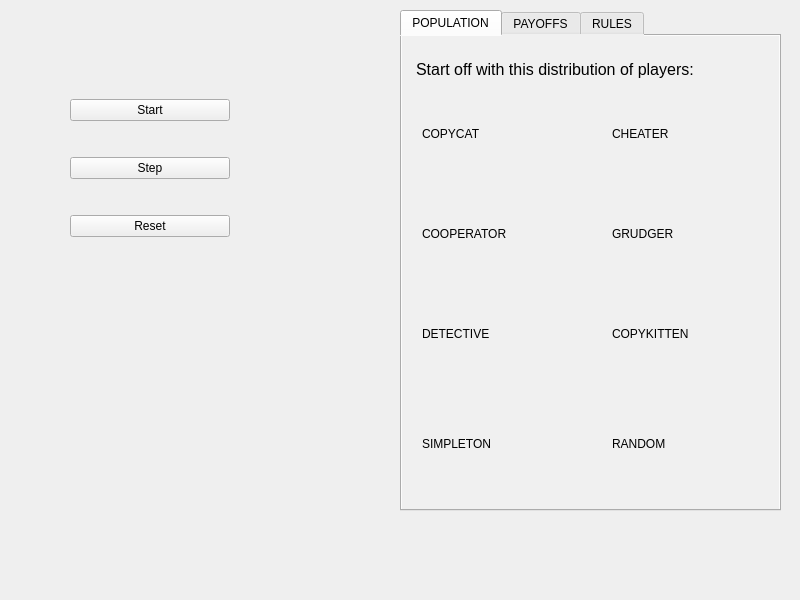
<?xml version="1.0" encoding="UTF-8"?>
<ui version="4.0">
 <class>pg_allplayers</class>
 <widget class="QWidget" name="pg_allplayers">
  <property name="geometry">
   <rect>
    <x>0</x>
    <y>0</y>
    <width>800</width>
    <height>600</height>
   </rect>
  </property>
  <property name="windowTitle">
   <string>Form</string>
  </property>
  <widget class="QTabWidget" name="tabWidget">
   <property name="geometry">
    <rect>
     <x>400</x>
     <y>10</y>
     <width>381</width>
     <height>501</height>
    </rect>
   </property>
   <property name="styleSheet">
    <string notr="true">background-color: rgb(240, 240, 240);</string>
   </property>
   <property name="currentIndex">
    <number>0</number>
   </property>
   <widget class="QWidget" name="tab">
    <attribute name="title">
     <string>POPULATION</string>
    </attribute>
    <widget class="QTextEdit" name="textEdit">
     <property name="geometry">
      <rect>
       <x>10</x>
       <y>20</y>
       <width>361</width>
       <height>41</height>
      </rect>
     </property>
     <property name="contextMenuPolicy">
      <enum>Qt::DefaultContextMenu</enum>
     </property>
     <property name="styleSheet">
      <string notr="true">background-color: rgb(240, 240, 240);
font: 9pt &quot;Segoe Print&quot;;</string>
     </property>
     <property name="frameShape">
      <enum>QFrame::NoFrame</enum>
     </property>
     <property name="html">
      <string>&lt;!DOCTYPE HTML PUBLIC &quot;-//W3C//DTD HTML 4.0//EN&quot; &quot;http://www.w3.org/TR/REC-html40/strict.dtd&quot;&gt;
&lt;html&gt;&lt;head&gt;&lt;meta name=&quot;qrichtext&quot; content=&quot;1&quot; /&gt;&lt;meta charset=&quot;utf-8&quot; /&gt;&lt;style type=&quot;text/css&quot;&gt;
p, li { white-space: pre-wrap; }
hr { height: 1px; border-width: 0; }
li.unchecked::marker { content: &quot;\2610&quot;; }
li.checked::marker { content: &quot;\2612&quot;; }
&lt;/style&gt;&lt;/head&gt;&lt;body style=&quot; font-family:'Segoe Print'; font-size:9pt; font-weight:400; font-style:normal;&quot;&gt;
&lt;p style=&quot; margin-top:0px; margin-bottom:0px; margin-left:0px; margin-right:0px; -qt-block-indent:0; text-indent:0px;&quot;&gt;&lt;span style=&quot; font-size:12pt;&quot;&gt;Start off with this distribution of players:&lt;/span&gt;&lt;/p&gt;&lt;/body&gt;&lt;/html&gt;</string>
     </property>
    </widget>
    <widget class="slider" name="widget" native="true">
     <property name="geometry">
      <rect>
       <x>10</x>
       <y>70</y>
       <width>165</width>
       <height>73</height>
      </rect>
     </property>
     <widget class="QLabel" name="label">
      <property name="geometry">
       <rect>
        <x>10</x>
        <y>20</y>
        <width>61</width>
        <height>16</height>
       </rect>
      </property>
      <property name="styleSheet">
       <string notr="true">
font: 9pt &quot;Segoe Print&quot;;</string>
      </property>
      <property name="text">
       <string>COPYCAT</string>
      </property>
     </widget>
     <widget class="QLabel" name="label_9">
      <property name="geometry">
       <rect>
        <x>-10</x>
        <y>-20</y>
        <width>51</width>
        <height>61</height>
       </rect>
      </property>
      <property name="autoFillBackground">
       <bool>false</bool>
      </property>
      <property name="styleSheet">
       <string notr="true">image: url(:/image/hat_copycat.png);</string>
      </property>
      <property name="text">
       <string/>
      </property>
      <property name="alignment">
       <set>Qt::AlignBottom|Qt::AlignJustify</set>
      </property>
     </widget>
     <zorder>label_9</zorder>
     <zorder>label</zorder>
    </widget>
    <widget class="slider" name="widget_2" native="true">
     <property name="geometry">
      <rect>
       <x>200</x>
       <y>70</y>
       <width>165</width>
       <height>73</height>
      </rect>
     </property>
     <widget class="QLabel" name="label_2">
      <property name="geometry">
       <rect>
        <x>10</x>
        <y>20</y>
        <width>61</width>
        <height>16</height>
       </rect>
      </property>
      <property name="styleSheet">
       <string notr="true">
font: 9pt &quot;Segoe Print&quot;;</string>
      </property>
      <property name="text">
       <string>CHEATER</string>
      </property>
     </widget>
     <widget class="QLabel" name="label_10">
      <property name="geometry">
       <rect>
        <x>0</x>
        <y>-10</y>
        <width>51</width>
        <height>61</height>
       </rect>
      </property>
      <property name="autoFillBackground">
       <bool>false</bool>
      </property>
      <property name="styleSheet">
       <string notr="true">image: url(:/image/hat_cheater.png);</string>
      </property>
      <property name="text">
       <string/>
      </property>
      <property name="alignment">
       <set>Qt::AlignBottom|Qt::AlignJustify</set>
      </property>
     </widget>
     <zorder>label_10</zorder>
     <zorder>label_2</zorder>
    </widget>
    <widget class="slider" name="widget_3" native="true">
     <property name="geometry">
      <rect>
       <x>10</x>
       <y>170</y>
       <width>165</width>
       <height>73</height>
      </rect>
     </property>
     <widget class="QLabel" name="label_3">
      <property name="geometry">
       <rect>
        <x>10</x>
        <y>20</y>
        <width>91</width>
        <height>16</height>
       </rect>
      </property>
      <property name="styleSheet">
       <string notr="true">
font: 9pt &quot;Segoe Print&quot;;</string>
      </property>
      <property name="text">
       <string>COOPERATOR</string>
      </property>
     </widget>
     <widget class="QLabel" name="label_11">
      <property name="geometry">
       <rect>
        <x>-20</x>
        <y>-10</y>
        <width>51</width>
        <height>61</height>
       </rect>
      </property>
      <property name="autoFillBackground">
       <bool>false</bool>
      </property>
      <property name="styleSheet">
       <string notr="true">image: url(:/image/hat_cooperator.png);</string>
      </property>
      <property name="text">
       <string/>
      </property>
      <property name="alignment">
       <set>Qt::AlignBottom|Qt::AlignJustify</set>
      </property>
     </widget>
     <zorder>label_11</zorder>
     <zorder>label_3</zorder>
    </widget>
    <widget class="slider" name="widget_4" native="true">
     <property name="geometry">
      <rect>
       <x>200</x>
       <y>170</y>
       <width>165</width>
       <height>73</height>
      </rect>
     </property>
     <widget class="QLabel" name="label_4">
      <property name="geometry">
       <rect>
        <x>10</x>
        <y>20</y>
        <width>71</width>
        <height>16</height>
       </rect>
      </property>
      <property name="styleSheet">
       <string notr="true">
font: 9pt &quot;Segoe Print&quot;;</string>
      </property>
      <property name="text">
       <string>GRUDGER</string>
      </property>
     </widget>
     <widget class="QLabel" name="label_12">
      <property name="geometry">
       <rect>
        <x>-20</x>
        <y>-10</y>
        <width>51</width>
        <height>61</height>
       </rect>
      </property>
      <property name="autoFillBackground">
       <bool>false</bool>
      </property>
      <property name="styleSheet">
       <string notr="true">image: url(:/image/hat_grudger.png);</string>
      </property>
      <property name="text">
       <string/>
      </property>
      <property name="alignment">
       <set>Qt::AlignBottom|Qt::AlignJustify</set>
      </property>
     </widget>
     <zorder>label_12</zorder>
     <zorder>label_4</zorder>
    </widget>
    <widget class="slider" name="widget_5" native="true">
     <property name="geometry">
      <rect>
       <x>10</x>
       <y>270</y>
       <width>165</width>
       <height>73</height>
      </rect>
     </property>
     <widget class="QLabel" name="label_5">
      <property name="geometry">
       <rect>
        <x>10</x>
        <y>20</y>
        <width>71</width>
        <height>16</height>
       </rect>
      </property>
      <property name="styleSheet">
       <string notr="true">
font: 9pt &quot;Segoe Print&quot;;</string>
      </property>
      <property name="text">
       <string>DETECTIVE</string>
      </property>
     </widget>
     <widget class="QLabel" name="label_13">
      <property name="geometry">
       <rect>
        <x>0</x>
        <y>-20</y>
        <width>51</width>
        <height>61</height>
       </rect>
      </property>
      <property name="autoFillBackground">
       <bool>false</bool>
      </property>
      <property name="styleSheet">
       <string notr="true">image: url(:/image/hat_detective.png);</string>
      </property>
      <property name="text">
       <string/>
      </property>
      <property name="alignment">
       <set>Qt::AlignBottom|Qt::AlignJustify</set>
      </property>
     </widget>
     <zorder>label_13</zorder>
     <zorder>label_5</zorder>
    </widget>
    <widget class="slider" name="widget_6" native="true">
     <property name="geometry">
      <rect>
       <x>200</x>
       <y>270</y>
       <width>165</width>
       <height>73</height>
      </rect>
     </property>
     <widget class="QLabel" name="label_6">
      <property name="geometry">
       <rect>
        <x>10</x>
        <y>20</y>
        <width>81</width>
        <height>16</height>
       </rect>
      </property>
      <property name="styleSheet">
       <string notr="true">
font: 9pt &quot;Segoe Print&quot;;</string>
      </property>
      <property name="text">
       <string>COPYKITTEN</string>
      </property>
     </widget>
     <widget class="QLabel" name="label_14">
      <property name="geometry">
       <rect>
        <x>-10</x>
        <y>-10</y>
        <width>51</width>
        <height>61</height>
       </rect>
      </property>
      <property name="autoFillBackground">
       <bool>false</bool>
      </property>
      <property name="styleSheet">
       <string notr="true">image: url(:/image/hat_copykitten.png);</string>
      </property>
      <property name="text">
       <string/>
      </property>
      <property name="alignment">
       <set>Qt::AlignBottom|Qt::AlignJustify</set>
      </property>
     </widget>
     <zorder>label_14</zorder>
     <zorder>label_6</zorder>
    </widget>
    <widget class="slider" name="widget_7" native="true">
     <property name="geometry">
      <rect>
       <x>10</x>
       <y>370</y>
       <width>165</width>
       <height>73</height>
      </rect>
     </property>
     <widget class="QLabel" name="label_7">
      <property name="geometry">
       <rect>
        <x>10</x>
        <y>30</y>
        <width>81</width>
        <height>16</height>
       </rect>
      </property>
      <property name="styleSheet">
       <string notr="true">
font: 9pt &quot;Segoe Print&quot;;</string>
      </property>
      <property name="text">
       <string>SIMPLETON</string>
      </property>
     </widget>
     <widget class="QLabel" name="label_15">
      <property name="geometry">
       <rect>
        <x>-20</x>
        <y>0</y>
        <width>51</width>
        <height>61</height>
       </rect>
      </property>
      <property name="autoFillBackground">
       <bool>false</bool>
      </property>
      <property name="styleSheet">
       <string notr="true">image: url(:/image/hat_simpleton.png);</string>
      </property>
      <property name="text">
       <string/>
      </property>
      <property name="alignment">
       <set>Qt::AlignBottom|Qt::AlignJustify</set>
      </property>
     </widget>
     <zorder>label_15</zorder>
     <zorder>label_7</zorder>
    </widget>
    <widget class="slider" name="widget_8" native="true">
     <property name="geometry">
      <rect>
       <x>200</x>
       <y>370</y>
       <width>165</width>
       <height>73</height>
      </rect>
     </property>
     <widget class="QLabel" name="label_8">
      <property name="geometry">
       <rect>
        <x>10</x>
        <y>30</y>
        <width>61</width>
        <height>16</height>
       </rect>
      </property>
      <property name="styleSheet">
       <string notr="true">
font: 9pt &quot;Segoe Print&quot;;</string>
      </property>
      <property name="text">
       <string>RANDOM</string>
      </property>
     </widget>
     <widget class="QLabel" name="label_31">
      <property name="geometry">
       <rect>
        <x>-10</x>
        <y>-20</y>
        <width>51</width>
        <height>61</height>
       </rect>
      </property>
      <property name="autoFillBackground">
       <bool>false</bool>
      </property>
      <property name="styleSheet">
       <string notr="true">image: url(:/image/hat_random.png);</string>
      </property>
      <property name="text">
       <string/>
      </property>
      <property name="alignment">
       <set>Qt::AlignBottom|Qt::AlignJustify</set>
      </property>
     </widget>
     <zorder>label_31</zorder>
     <zorder>label_8</zorder>
    </widget>
    <zorder>widget_2</zorder>
    <zorder>widget_3</zorder>
    <zorder>widget_4</zorder>
    <zorder>widget_5</zorder>
    <zorder>widget_6</zorder>
    <zorder>widget_7</zorder>
    <zorder>widget_8</zorder>
    <zorder>textEdit</zorder>
    <zorder>widget</zorder>
   </widget>
   <widget class="QWidget" name="tab_2">
    <attribute name="title">
     <string>PAYOFFS</string>
    </attribute>
    <widget class="QTextEdit" name="textEdit_3">
     <property name="geometry">
      <rect>
       <x>10</x>
       <y>10</y>
       <width>361</width>
       <height>41</height>
      </rect>
     </property>
     <property name="styleSheet">
      <string notr="true">background-color: rgb(240, 240, 240);
font: 9pt &quot;Segoe Print&quot;;</string>
     </property>
     <property name="frameShape">
      <enum>QFrame::NoFrame</enum>
     </property>
     <property name="html">
      <string>&lt;!DOCTYPE HTML PUBLIC &quot;-//W3C//DTD HTML 4.0//EN&quot; &quot;http://www.w3.org/TR/REC-html40/strict.dtd&quot;&gt;
&lt;html&gt;&lt;head&gt;&lt;meta name=&quot;qrichtext&quot; content=&quot;1&quot; /&gt;&lt;meta charset=&quot;utf-8&quot; /&gt;&lt;style type=&quot;text/css&quot;&gt;
p, li { white-space: pre-wrap; }
hr { height: 1px; border-width: 0; }
li.unchecked::marker { content: &quot;\2610&quot;; }
li.checked::marker { content: &quot;\2612&quot;; }
&lt;/style&gt;&lt;/head&gt;&lt;body style=&quot; font-family:'Segoe Print'; font-size:9pt; font-weight:400; font-style:normal;&quot;&gt;
&lt;p style=&quot; margin-top:0px; margin-bottom:0px; margin-left:0px; margin-right:0px; -qt-block-indent:0; text-indent:0px;&quot;&gt;&lt;span style=&quot; font-size:12pt;&quot;&gt;The payoffs in a one-on-one game are:&lt;/span&gt;&lt;/p&gt;&lt;/body&gt;&lt;/html&gt;</string>
     </property>
    </widget>
    <widget class="QSpinBox" name="spinBox">
     <property name="geometry">
      <rect>
       <x>110</x>
       <y>150</y>
       <width>61</width>
       <height>31</height>
      </rect>
     </property>
     <property name="frame">
      <bool>false</bool>
     </property>
     <property name="minimum">
      <number>-5</number>
     </property>
     <property name="maximum">
      <number>5</number>
     </property>
    </widget>
    <widget class="QLabel" name="label_32">
     <property name="geometry">
      <rect>
       <x>-140</x>
       <y>-20</y>
       <width>711</width>
       <height>511</height>
      </rect>
     </property>
     <property name="styleSheet">
      <string notr="true">border-image: url(:/image/payoffs.png);</string>
     </property>
     <property name="text">
      <string/>
     </property>
    </widget>
    <widget class="QSpinBox" name="spinBox_2">
     <property name="geometry">
      <rect>
       <x>190</x>
       <y>150</y>
       <width>61</width>
       <height>31</height>
      </rect>
     </property>
     <property name="frame">
      <bool>false</bool>
     </property>
     <property name="minimum">
      <number>-5</number>
     </property>
     <property name="maximum">
      <number>5</number>
     </property>
    </widget>
    <widget class="QSpinBox" name="spinBox_3">
     <property name="geometry">
      <rect>
       <x>40</x>
       <y>240</y>
       <width>61</width>
       <height>31</height>
      </rect>
     </property>
     <property name="frame">
      <bool>false</bool>
     </property>
     <property name="minimum">
      <number>-5</number>
     </property>
     <property name="maximum">
      <number>5</number>
     </property>
    </widget>
    <widget class="QSpinBox" name="spinBox_4">
     <property name="geometry">
      <rect>
       <x>120</x>
       <y>230</y>
       <width>61</width>
       <height>31</height>
      </rect>
     </property>
     <property name="frame">
      <bool>false</bool>
     </property>
     <property name="minimum">
      <number>-5</number>
     </property>
     <property name="maximum">
      <number>5</number>
     </property>
    </widget>
    <widget class="QSpinBox" name="spinBox_5">
     <property name="geometry">
      <rect>
       <x>210</x>
       <y>210</y>
       <width>61</width>
       <height>31</height>
      </rect>
     </property>
     <property name="frame">
      <bool>false</bool>
     </property>
     <property name="minimum">
      <number>-5</number>
     </property>
     <property name="maximum">
      <number>5</number>
     </property>
    </widget>
    <widget class="QSpinBox" name="spinBox_6">
     <property name="geometry">
      <rect>
       <x>280</x>
       <y>200</y>
       <width>61</width>
       <height>31</height>
      </rect>
     </property>
     <property name="frame">
      <bool>false</bool>
     </property>
     <property name="minimum">
      <number>-5</number>
     </property>
     <property name="maximum">
      <number>5</number>
     </property>
    </widget>
    <widget class="QSpinBox" name="spinBox_7">
     <property name="geometry">
      <rect>
       <x>130</x>
       <y>310</y>
       <width>61</width>
       <height>31</height>
      </rect>
     </property>
     <property name="frame">
      <bool>false</bool>
     </property>
     <property name="minimum">
      <number>-5</number>
     </property>
     <property name="maximum">
      <number>5</number>
     </property>
    </widget>
    <widget class="QSpinBox" name="spinBox_8">
     <property name="geometry">
      <rect>
       <x>210</x>
       <y>300</y>
       <width>61</width>
       <height>31</height>
      </rect>
     </property>
     <property name="frame">
      <bool>false</bool>
     </property>
     <property name="minimum">
      <number>-5</number>
     </property>
     <property name="maximum">
      <number>5</number>
     </property>
    </widget>
    <zorder>label_32</zorder>
    <zorder>textEdit_3</zorder>
    <zorder>spinBox</zorder>
    <zorder>spinBox_2</zorder>
    <zorder>spinBox_3</zorder>
    <zorder>spinBox_4</zorder>
    <zorder>spinBox_5</zorder>
    <zorder>spinBox_6</zorder>
    <zorder>spinBox_7</zorder>
    <zorder>spinBox_8</zorder>
   </widget>
   <widget class="QWidget" name="tab_3">
    <attribute name="title">
     <string>RULES</string>
    </attribute>
    <widget class="QTextEdit" name="textEdit_4">
     <property name="geometry">
      <rect>
       <x>10</x>
       <y>10</y>
       <width>361</width>
       <height>41</height>
      </rect>
     </property>
     <property name="styleSheet">
      <string notr="true">background-color: rgb(240, 240, 240);
font: 9pt &quot;Segoe Print&quot;;</string>
     </property>
     <property name="frameShape">
      <enum>QFrame::NoFrame</enum>
     </property>
     <property name="html">
      <string>&lt;!DOCTYPE HTML PUBLIC &quot;-//W3C//DTD HTML 4.0//EN&quot; &quot;http://www.w3.org/TR/REC-html40/strict.dtd&quot;&gt;
&lt;html&gt;&lt;head&gt;&lt;meta name=&quot;qrichtext&quot; content=&quot;1&quot; /&gt;&lt;meta charset=&quot;utf-8&quot; /&gt;&lt;style type=&quot;text/css&quot;&gt;
p, li { white-space: pre-wrap; }
hr { height: 1px; border-width: 0; }
li.unchecked::marker { content: &quot;\2610&quot;; }
li.checked::marker { content: &quot;\2612&quot;; }
&lt;/style&gt;&lt;/head&gt;&lt;body style=&quot; font-family:'Segoe Print'; font-size:9pt; font-weight:400; font-style:normal;&quot;&gt;
&lt;p style=&quot; margin-top:0px; margin-bottom:0px; margin-left:0px; margin-right:0px; -qt-block-indent:0; text-indent:0px;&quot;&gt;&lt;span style=&quot; font-size:12pt;&quot;&gt;Play                rounds per match:&lt;/span&gt;&lt;/p&gt;&lt;/body&gt;&lt;/html&gt;</string>
     </property>
    </widget>
    <widget class="QTextEdit" name="textEdit_5">
     <property name="geometry">
      <rect>
       <x>10</x>
       <y>120</y>
       <width>361</width>
       <height>101</height>
      </rect>
     </property>
     <property name="styleSheet">
      <string notr="true">background-color: rgb(240, 240, 240);
font: 9pt &quot;Segoe Print&quot;;</string>
     </property>
     <property name="frameShape">
      <enum>QFrame::NoFrame</enum>
     </property>
     <property name="html">
      <string>&lt;!DOCTYPE HTML PUBLIC &quot;-//W3C//DTD HTML 4.0//EN&quot; &quot;http://www.w3.org/TR/REC-html40/strict.dtd&quot;&gt;
&lt;html&gt;&lt;head&gt;&lt;meta name=&quot;qrichtext&quot; content=&quot;1&quot; /&gt;&lt;meta charset=&quot;utf-8&quot; /&gt;&lt;style type=&quot;text/css&quot;&gt;
p, li { white-space: pre-wrap; }
hr { height: 1px; border-width: 0; }
li.unchecked::marker { content: &quot;\2610&quot;; }
li.checked::marker { content: &quot;\2612&quot;; }
&lt;/style&gt;&lt;/head&gt;&lt;body style=&quot; font-family:'Segoe Print'; font-size:9pt; font-weight:400; font-style:normal;&quot;&gt;
&lt;p style=&quot; margin-top:0px; margin-bottom:0px; margin-left:0px; margin-right:0px; -qt-block-indent:0; text-indent:0px;&quot;&gt;&lt;span style=&quot; font-size:12pt;&quot;&gt;After each tournament, eliminate the bottom             players &amp;amp; reproduce the top                 players:&lt;/span&gt;&lt;/p&gt;&lt;/body&gt;&lt;/html&gt;</string>
     </property>
    </widget>
    <widget class="QTextEdit" name="textEdit_6">
     <property name="geometry">
      <rect>
       <x>10</x>
       <y>290</y>
       <width>361</width>
       <height>81</height>
      </rect>
     </property>
     <property name="styleSheet">
      <string notr="true">background-color: rgb(240, 240, 240);
font: 9pt &quot;Segoe Print&quot;;</string>
     </property>
     <property name="frameShape">
      <enum>QFrame::NoFrame</enum>
     </property>
     <property name="html">
      <string>&lt;!DOCTYPE HTML PUBLIC &quot;-//W3C//DTD HTML 4.0//EN&quot; &quot;http://www.w3.org/TR/REC-html40/strict.dtd&quot;&gt;
&lt;html&gt;&lt;head&gt;&lt;meta name=&quot;qrichtext&quot; content=&quot;1&quot; /&gt;&lt;meta charset=&quot;utf-8&quot; /&gt;&lt;style type=&quot;text/css&quot;&gt;
p, li { white-space: pre-wrap; }
hr { height: 1px; border-width: 0; }
li.unchecked::marker { content: &quot;\2610&quot;; }
li.checked::marker { content: &quot;\2612&quot;; }
&lt;/style&gt;&lt;/head&gt;&lt;body style=&quot; font-family:'Segoe Print'; font-size:9pt; font-weight:400; font-style:normal;&quot;&gt;
&lt;p style=&quot; margin-top:0px; margin-bottom:0px; margin-left:0px; margin-right:0px; -qt-block-indent:0; text-indent:0px;&quot;&gt;&lt;span style=&quot; font-size:12pt;&quot;&gt;During each round, there's a               % chance a player makes a mistake:&lt;/span&gt;&lt;/p&gt;&lt;/body&gt;&lt;/html&gt;</string>
     </property>
    </widget>
    <widget class="QSlider" name="horizontalSlider_1">
     <property name="geometry">
      <rect>
       <x>20</x>
       <y>60</y>
       <width>271</width>
       <height>16</height>
      </rect>
     </property>
     <property name="minimum">
      <number>1</number>
     </property>
     <property name="maximum">
      <number>50</number>
     </property>
     <property name="orientation">
      <enum>Qt::Horizontal</enum>
     </property>
    </widget>
    <widget class="QSlider" name="horizontalSlider_2">
     <property name="geometry">
      <rect>
       <x>30</x>
       <y>220</y>
       <width>271</width>
       <height>16</height>
      </rect>
     </property>
     <property name="minimum">
      <number>1</number>
     </property>
     <property name="maximum">
      <number>10</number>
     </property>
     <property name="orientation">
      <enum>Qt::Horizontal</enum>
     </property>
    </widget>
    <widget class="QSlider" name="horizontalSlider_3">
     <property name="geometry">
      <rect>
       <x>30</x>
       <y>370</y>
       <width>271</width>
       <height>16</height>
      </rect>
     </property>
     <property name="maximum">
      <number>50</number>
     </property>
     <property name="orientation">
      <enum>Qt::Horizontal</enum>
     </property>
    </widget>
    <widget class="QSpinBox" name="spinBox_9">
     <property name="geometry">
      <rect>
       <x>50</x>
       <y>20</y>
       <width>71</width>
       <height>22</height>
      </rect>
     </property>
     <property name="minimum">
      <number>1</number>
     </property>
     <property name="maximum">
      <number>50</number>
     </property>
    </widget>
    <widget class="QSpinBox" name="spinBox_11">
     <property name="geometry">
      <rect>
       <x>250</x>
       <y>290</y>
       <width>71</width>
       <height>22</height>
      </rect>
     </property>
     <property name="maximum">
      <number>50</number>
     </property>
    </widget>
    <widget class="QSpinBox" name="spinBox_12">
     <property name="geometry">
      <rect>
       <x>80</x>
       <y>150</y>
       <width>71</width>
       <height>22</height>
      </rect>
     </property>
     <property name="minimum">
      <number>1</number>
     </property>
     <property name="maximum">
      <number>10</number>
     </property>
    </widget>
    <widget class="QSpinBox" name="spinBox_13">
     <property name="geometry">
      <rect>
       <x>40</x>
       <y>180</y>
       <width>71</width>
       <height>22</height>
      </rect>
     </property>
     <property name="minimum">
      <number>1</number>
     </property>
     <property name="maximum">
      <number>10</number>
     </property>
    </widget>
   </widget>
  </widget>
  <widget class="QWidget" name="verticalLayoutWidget">
   <property name="geometry">
    <rect>
     <x>70</x>
     <y>69</y>
     <width>160</width>
     <height>201</height>
    </rect>
   </property>
   <layout class="QVBoxLayout" name="verticalLayout">
    <item>
     <widget class="QPushButton" name="pushButton_2">
      <property name="text">
       <string>Start</string>
      </property>
     </widget>
    </item>
    <item>
     <widget class="QPushButton" name="pushButton_3">
      <property name="text">
       <string>Step</string>
      </property>
     </widget>
    </item>
    <item>
     <widget class="QPushButton" name="pushButton">
      <property name="text">
       <string>Reset</string>
      </property>
     </widget>
    </item>
   </layout>
  </widget>
 </widget>
 <customwidgets>
  <customwidget>
   <class>slider</class>
   <extends>QWidget</extends>
   <header>slider.h</header>
   <container>1</container>
  </customwidget>
 </customwidgets>
 <resources/>
 <connections/>
</ui>
